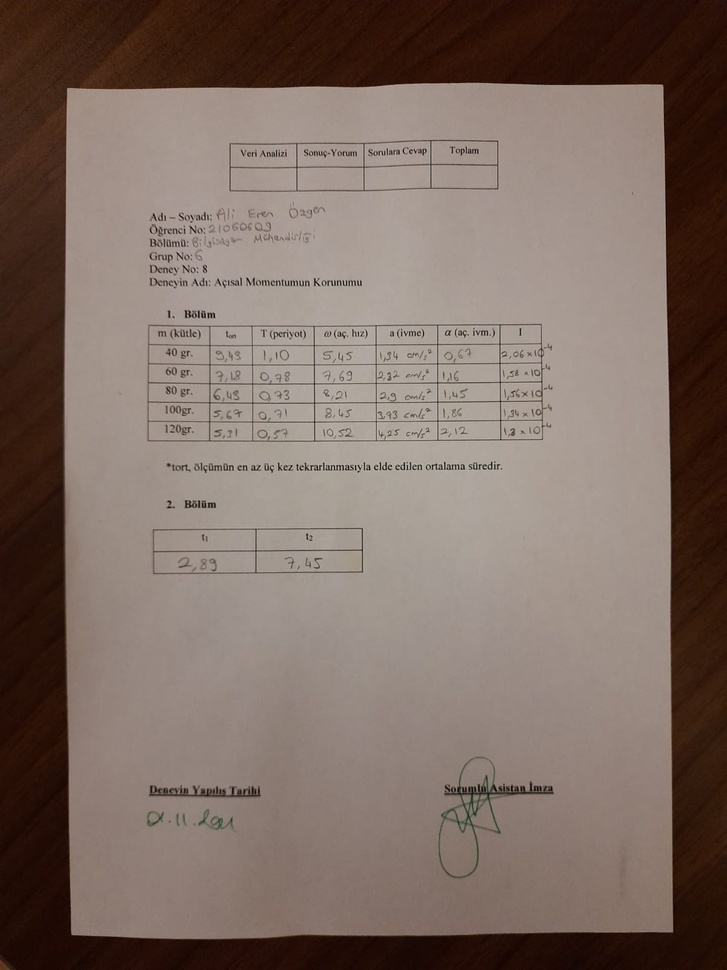
#> input picture input/evrak3.jpg, 727 x 970 px, shrunk from 1200 x 1600 before the run; its folder holds only this picture in this run
$ python step1_masking.py
#> lines starting #> are read from the running program, lines starting #| are printed output that depends on the picture; after the words box and inside, x2 and y2 are one past the last pixel; in counts of white or black regions, pixels touching at a corner belong together
import cv2
import numpy as np
import matplotlib.pyplot as plt
from pathlib import Path

class DocumentMasking:
    """
    ADIM 1: Evrakın dışında kalan bölgeyi maskeleme ile ayırma
    Sadece evraka ait görüntü bölgesini elde etme
    """

    def __init__(self):
        self.original_image = None
        self.mask = None
        self.masked_result = None

    def load_image(self, image_path):
        """Görüntüyü yükle"""
        self.original_image = cv2.imread(image_path)
        if self.original_image is None:
            raise ValueError(f"Görüntü yüklenemedi: {image_path}")
        print(f"✓ Görüntü yüklendi: {image_path}")
        return self.original_image

    def create_document_mask(self, image):
        """Evrak için maske oluştur"""
        print("🔍 Evrak maskeleme işlemi başlıyor...")

        # 1. Gri tonlamaya çevir
        gray = cv2.cvtColor(image, cv2.COLOR_BGR2GRAY)

        # 2. Gaussian blur (gürültü azaltma)
        blurred = cv2.GaussianBlur(gray, (5, 5), 0)

        # 3. Kenar tespiti
        edges = cv2.Canny(blurred, 50, 150, apertureSize=3)

        # 4. Morfolojik işlemler (kenarları güçlendir)
        kernel = np.ones((3,3), np.uint8)
        edges = cv2.dilate(edges, kernel, iterations=1)
        edges = cv2.erode(edges, kernel, iterations=1)

        # 5. Konturları bul
        contours, _ = cv2.findContours(edges, cv2.RETR_EXTERNAL, cv2.CHAIN_APPROX_SIMPLE)

        # 6. En büyük konturu bul (evrak olması muhtemel)
        if not contours:
            raise ValueError("Hiç kontur bulunamadı!")

        # Konturları alan büyüklüğüne göre sırala
        contours = sorted(contours, key=cv2.contourArea, reverse=True)

        # En büyük konturu seç
        document_contour = contours[0]

        # Kontur alanı çok küçükse hata ver
        image_area = image.shape[0] * image.shape[1]
        contour_area = cv2.contourArea(document_contour)

        if contour_area < image_area * 0.1:  # Görüntünün %10'undan küçükse
            raise ValueError("Evrak konturu çok küçük görünüyor!")

        print(f"✓ Evrak konturu bulundu (Alan: {contour_area:.0f} piksel)")

        # 7. Maske oluştur
        mask = np.zeros(gray.shape, dtype=np.uint8)
        cv2.fillPoly(mask, [document_contour], 255)

        self.mask = mask
        return mask, document_contour

    def apply_mask(self, image, mask):
        """Maskeyi uygula - sadece evrak bölgesini koru"""
        print("🎭 Maske uygulanıyor...")

        # Maskeyi 3 kanala genişlet (BGR için)
        mask_3channel = cv2.cvtColor(mask, cv2.COLOR_GRAY2BGR)

        # Maskeyi normalize et (0-1 arası)
        mask_normalized = mask_3channel.astype(float) / 255

        # Maskeyi uygula
        masked_image = image.astype(float) * mask_normalized

        # Arka planı beyaz yap
        background = np.ones_like(image, dtype=float) * 255
        inverse_mask = 1 - mask_normalized

        result = masked_image + (background * inverse_mask)
        result = result.astype(np.uint8)

        self.masked_result = result
        print("✓ Maskeleme tamamlandı")
        return result

    def process_step1(self, input_path, output_path):
        """Adım 1'i tamamen gerçekleştir - SADECE ORİJİNAL INPUT KULLAN"""
        print("=" * 50)
        print("ADIM 1: EVRAK MASKELEME")
        print("=" * 50)

        # ORİJİNAL görüntüyü yükle
        image = self.load_image(input_path)

        # Maske oluştur
        mask, contour = self.create_document_mask(image)

        # Maskeyi uygula
        result = self.apply_mask(image, mask)

        # Sonucu kaydet
        cv2.imwrite(output_path, result)
        print(f"✓ Sonuç kaydedildi: {output_path}")

        # Görselleştir
        self.visualize_step1(image, mask, contour, result)

        return result

    def visualize_step1(self, original, mask, contour, result):
        """Adım 1 sonuçlarını görselleştir"""
        plt.figure(figsize=(15, 5))

        # Orijinal görüntü
        plt.subplot(1, 4, 1)
        plt.imshow(cv2.cvtColor(original, cv2.COLOR_BGR2RGB))
        plt.title('1. Orijinal Görüntü')
        plt.axis('off')

        # Kontur tespiti
        plt.subplot(1, 4, 2)
        contour_img = original.copy()
        cv2.drawContours(contour_img, [contour], -1, (0, 255, 0), 3)
        plt.imshow(cv2.cvtColor(contour_img, cv2.COLOR_BGR2RGB))
        plt.title('2. Tespit Edilen Kontur')
        plt.axis('off')

        # Maske
        plt.subplot(1, 4, 3)
        plt.imshow(mask, cmap='gray')
        plt.title('3. Oluşturulan Maske')
        plt.axis('off')

        # Maskelenmiş sonuç
        plt.subplot(1, 4, 4)
        plt.imshow(cv2.cvtColor(result, cv2.COLOR_BGR2RGB))
        plt.title('4. Maskelenmiş Evrak')
        plt.axis('off')

        plt.tight_layout()
        plt.show()

# Test fonksiyonu
def test_step1():
    masker = DocumentMasking()

    input_dir = Path("input")
    output_dir = Path("output")
    output_dir.mkdir(exist_ok=True)

    # Test görüntülerini bul
    test_images = list(input_dir.glob("*.jpg")) + list(input_dir.glob("*.png"))

    if not test_images:
        print("❌ Input klasöründe görüntü bulunamadı!")
        return

    for image_path in test_images:
        output_path = output_dir / f"step1_masked_{image_path.name}"
        try:
            masker.process_step1(str(image_path), str(output_path))
#> in load_image, self.original_image is the input picture: shape (970, 727, 3); mean B, G, R 99.3, 108.1, 125.2
#> in create_document_mask, `edges = cv2.Canny(blurred, 50, 150, apertureSize=3)`:
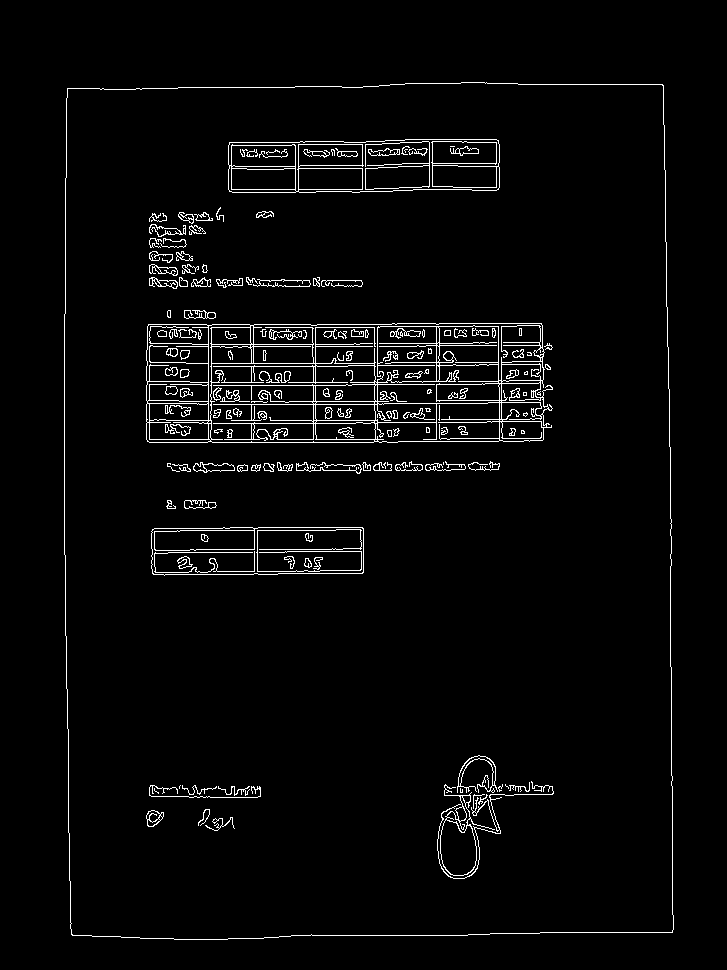
#> edges: shape (970, 727); 3.2% white in thin lines or dots, all inside (x1, y1, x2, y2) = (64, 82, 674, 940)
#> in create_document_mask, `edges = cv2.dilate(edges, kernel, iterations=1)`: edges: shape (970, 727); 9.1% white; 43 white regions, largest, box (x1, y1, x2, y2) and area: (145, 322, 554, 444) 28134, (63, 81, 675, 941) 8799, (227, 138, 501, 194) 6293
#> in create_document_mask, `edges = cv2.erode(edges, kernel, iterations=1)`:
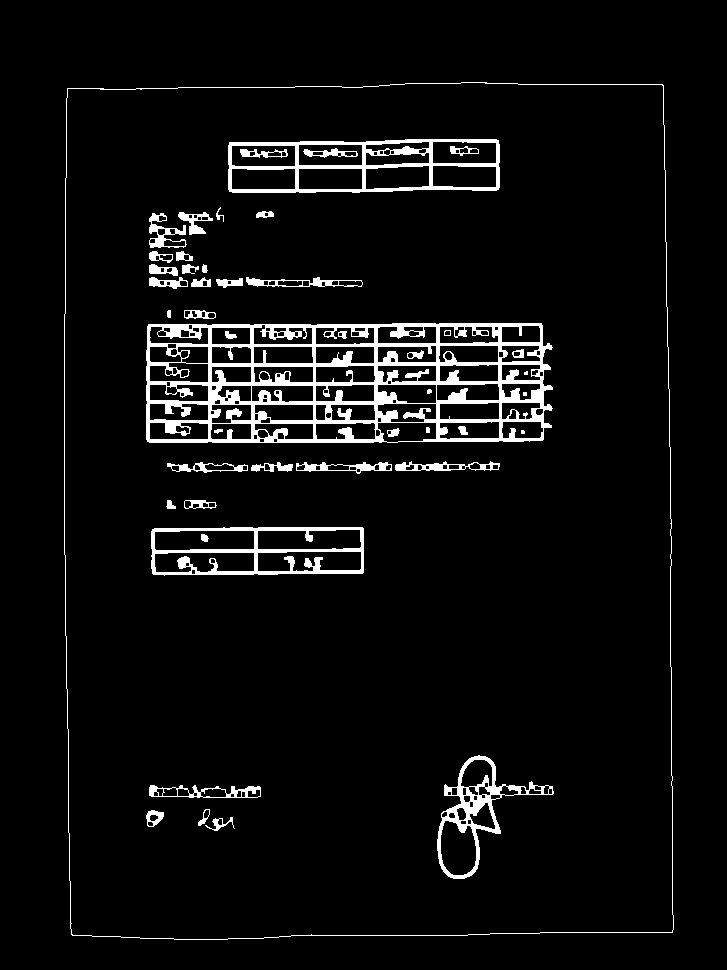
#> edges: shape (970, 727); 5.3% white; 47 white regions (3 under 20 px)
#> in create_document_mask, `contours, _ = cv2.findContours(edges, cv2.RETR_EXTERNAL, cv2.CHAIN_APP..`: contours = 1 contour; box (x1, y1, x2, y2) and area: (64, 82, 674, 940) 512239
#> in create_document_mask, `document_contour = contours[0]`: document_contour = contour of 110 points, box (x1, y1, x2, y2) (64, 82, 674, 940), area 512239
#> in create_document_mask, `contour_area = cv2.contourArea(document_contour)`: contour_area = 512239
#| ✓ Evrak konturu bulundu (Alan: 512239 piksel)
#> in create_document_mask, `cv2.fillPoly(mask, [document_contour], 255)`:
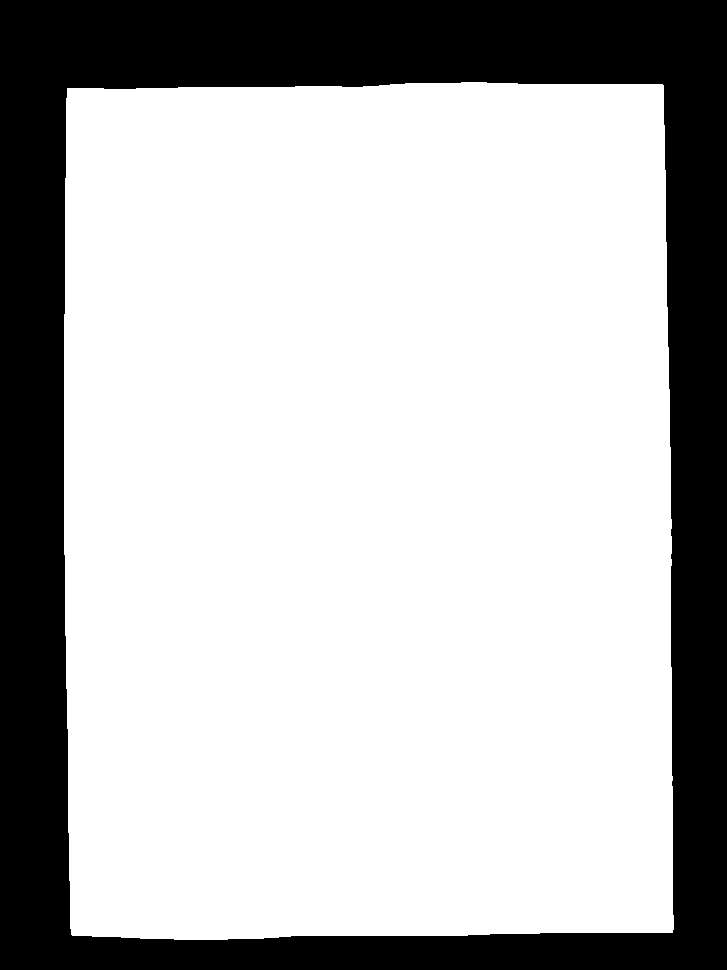
#> mask: shape (970, 727); 72.8% white; 1 black region, box (x1, y1, x2, y2) and area: (0, 0, 727, 970) 191505
#> in process_step1, `mask, contour = self.create_document_mask(image)`: contour has the same summary as document_contour in create_document_mask
#> in apply_mask, `masked_image = image.astype(float) * mask_normalized`:
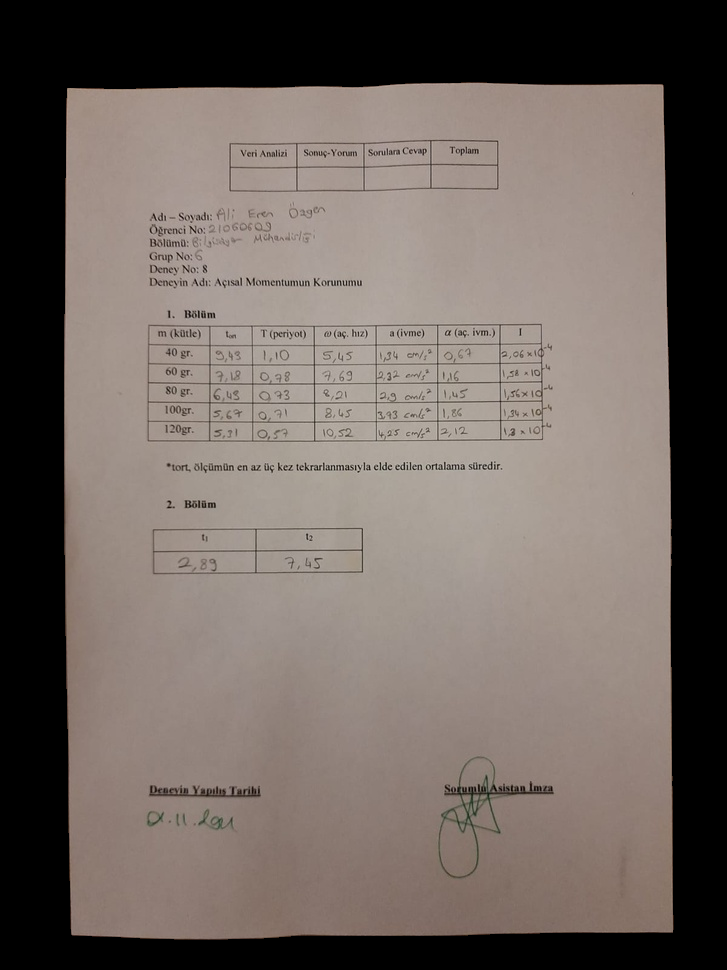
#> masked_image: shape (970, 727, 3) float64; mean B, G, R 96.6, 102.5, 112.7
#> in apply_mask, `result = masked_image + (background * inverse_mask)`:
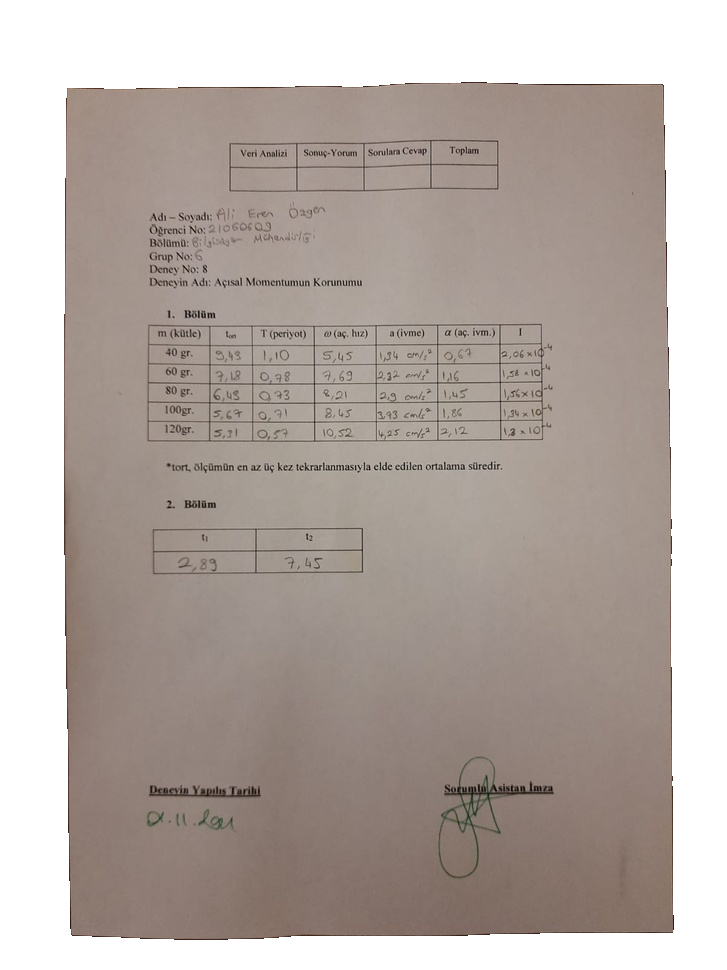
#> result: shape (970, 727, 3) float64; mean B, G, R 165.9, 171.7, 182
#> in visualize_step1, `cv2.drawContours(contour_img, [contour], -1, (0, 255, 0), 3)`:
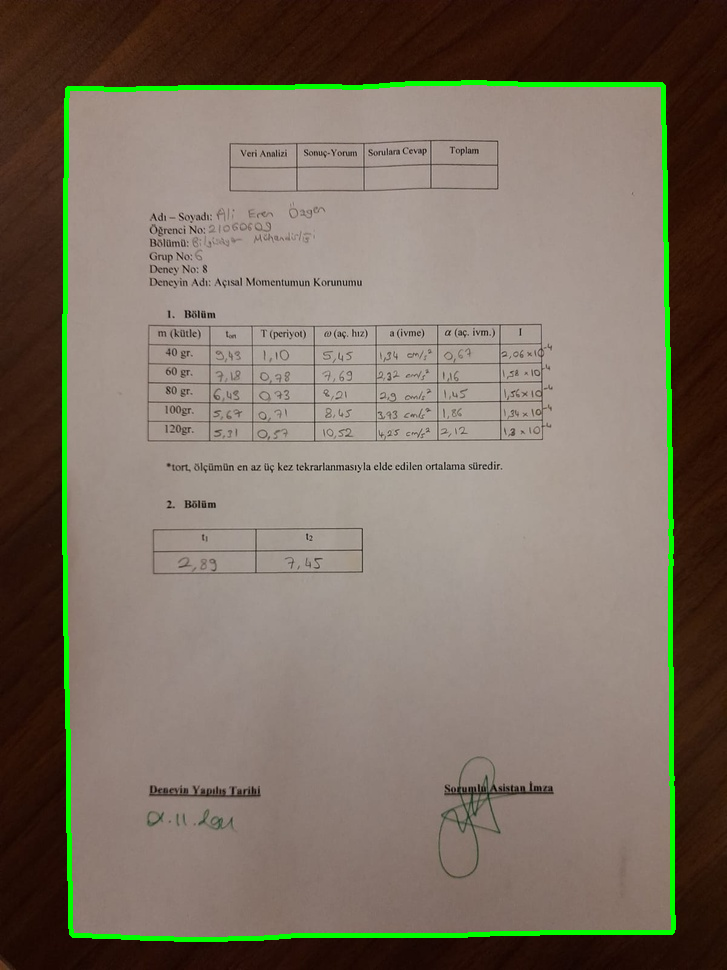
#> contour_img: shape (970, 727, 3); 2.05% of pixels changed, all inside (x1, y1, x2, y2) = (62, 80, 676, 942)
#> in visualize_step1, `plt.show()`:
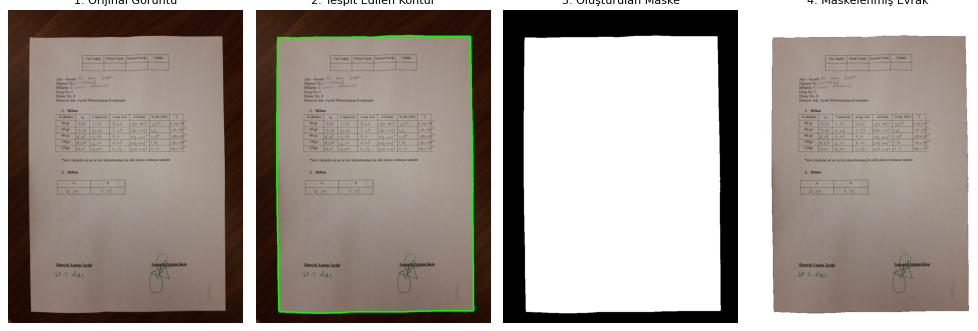
#> figure drawn by matplotlib, 4 panels
        except Exception as e:
            print(f"❌ Hata: {e}")

if __name__ == "__main__":
    test_step1()
